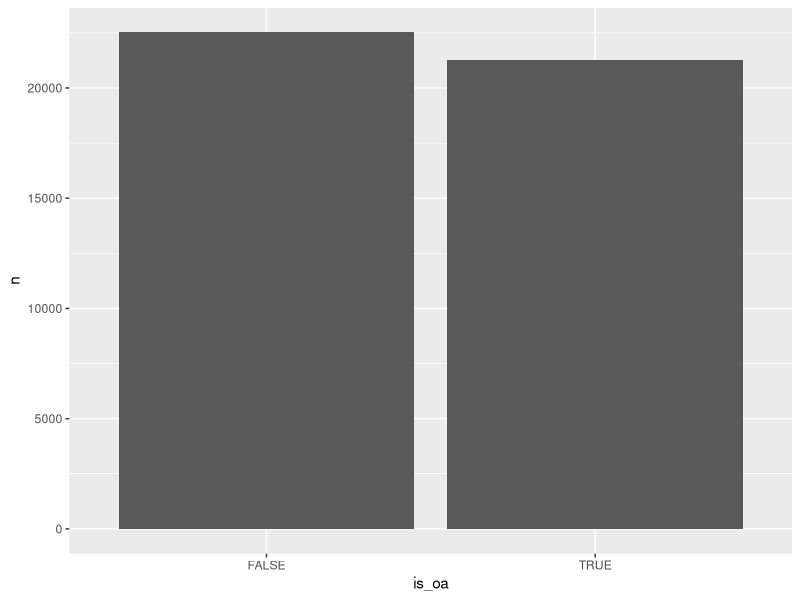
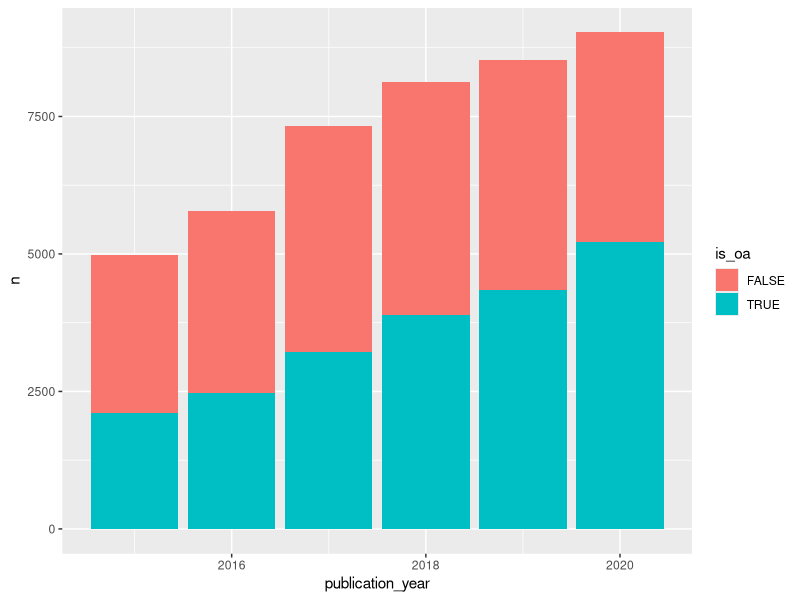
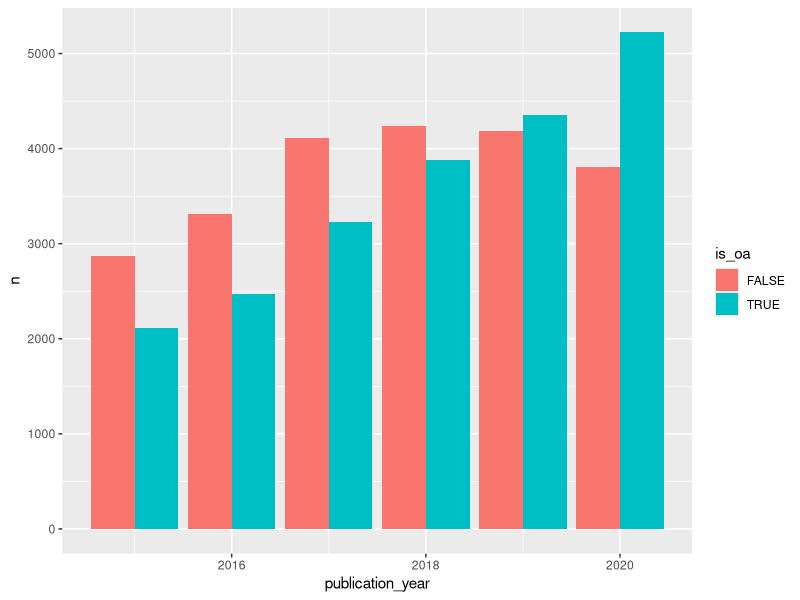
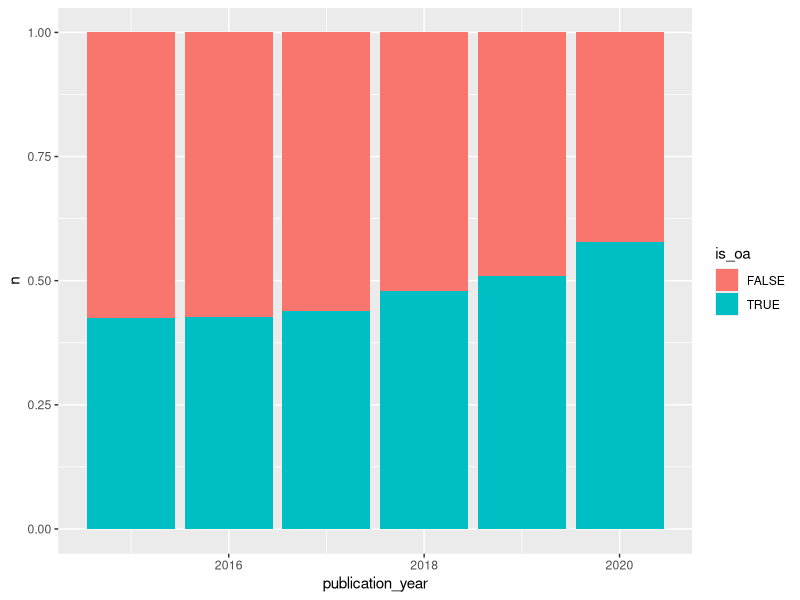
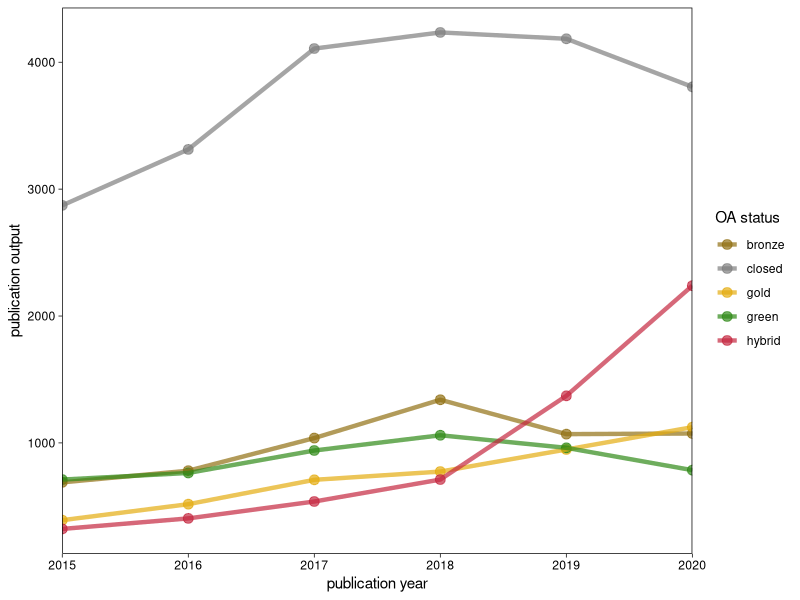
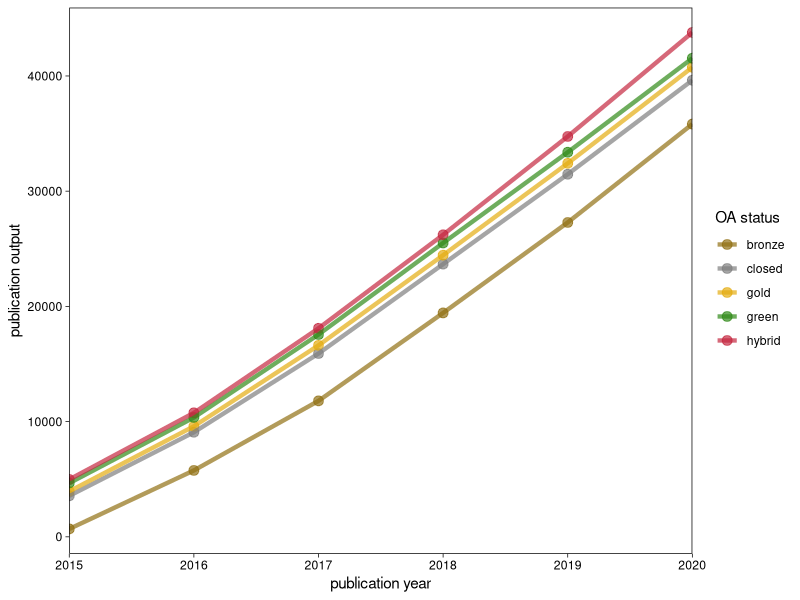
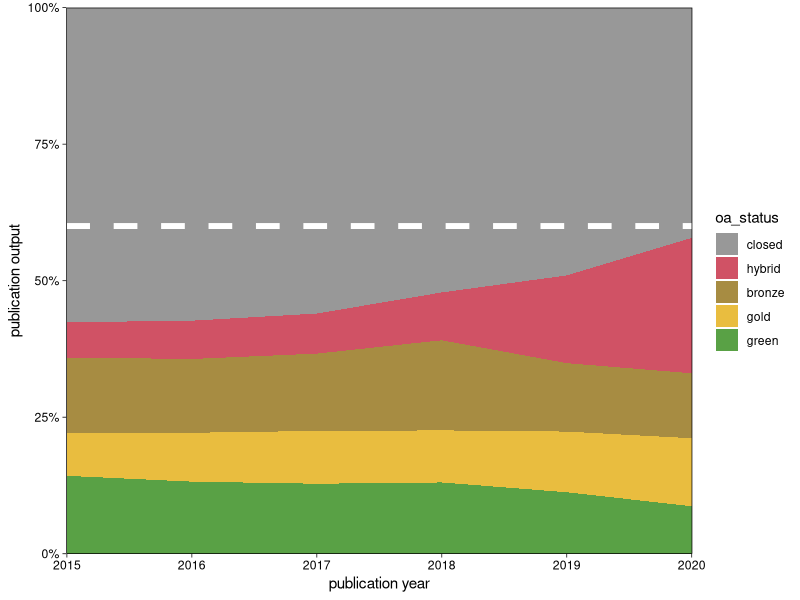

Reproduce these figures in R, in order. (Note: this script raises an error after producing the figures.)
# analysis and visualisation

# Step 1: load packages

# dplyr for data manipulation
# ggplot2 for data visualization
# forcats for working with categorical variables
# If necessary, install the packages before loading them.

#install.packages("dplyr")
#install.packages("ggplot2")
#install.packages("forcats")
library(dplyr)
library(ggplot2)
library(forcats)



# Step 2: loading and preparing the data

# First, we import the metadata we retrieved from crossref and Unpaywall. We use the function read.csv, specify that the colum X should be interpreted as row names, and store the results in the objects DF_crossref and DF_Unpaywall.
# We can combine both data sets by joining them. Join operations combine two data frames by a shared column, following specific rules. The package dplyr includes several join operations.
# In our case, both data frames share the DOIs of the documents we are analysing, and they hold information on the same set of documents. Therefore, we can use the function left_join, and specify that we want to join the two data frames by the column DOIs.

DF_crossref <- read.csv("./data/crossref_metadata.csv", row.names = "X")
DF_Unpaywall <- read.csv("./data/Unpaywall_metadata.csv", row.names = "X")

# What do you think, why are DOIs great for joining metadata on publications?
DF <- left_join(DF_crossref, DF_Unpaywall, by = "DOIs")



# Step 3: inspecting the data

# Next, we inspect the results. The functions str, head, and table are very useful to get an overview of a data frame:
# str returns a description of the structure of an object, and
# table returns a frequency distribution of the variables in one or more column(s).

# What does str tell you about the structure of the data frame?
str(DF)

# Use table to look at frequency distribution tables of publication_year and resource_type. Do you notice any issues with the data we might have to adress before we proceed?
table(DF$publication_year)
table(DF$resource_type)



# Step 4: cleaning the data

# The package dplyr includes several functions for manipulating data. For example, we can filter out rows where the column publication_year contains a value that are larger than 2020 (publication_year <= 2020), and overwrite DF with the new result. If we look at the frequency distribution table of publication_year, we see that we have sucessfully removed documents with the publication years 2021 and 2022.

DF <- filter(DF, publication_year <= 2020)
table(DF$publication_year)

# We want to restrict our analysis to journal articles and articles published in proceedings. We can do this by specifying two conditions in filter, and combine them with the or-operator "|". This will return all rows where resource_type is either journal-article or proceedings-article.

DF <- filter(DF, resource_type == "journal-article" | resource_type == "proceedings-article")
table(DF$resource_type)

# Now that we have cleaned the data, we can check for duplicates. We can do this by passing the DOIs to duplicated and the result to sum. duplicated returns a Boolean vector with the same length as the input, where TRUE means that a value is duplicated and FALSE means it is not. Most R functions interpret TRUE as 1 and FALSE as 0. Therefore, we can count the number of TRUE values in the vector (= the number of duplicated DOIs) by calling sum. In this example, there are no duplicate DOIs.

sum(duplicated(DF$DOIs))



# Step 5: Analyze the results

# dplyr functions are also very useful for analysing data.
# For example, you can use count to count the frequency of variables in a column, exactly like table. The advantage of count is that you can pass the output directly to a new dplyr function using the pipe operator "%>%". Below, we pass the output of *count* to mutate, a function that lets you create a new column based on other columns. We create a new column *percent* by dividing n (the output column of count) by the *sum* of n, multiplied by 100.

# How many publications are (not) Open Access?
DF %>%
  count(is_oa) %>%
  mutate(percent = n / sum(n) * 100)

# Building on this, we can calculate frequency distributions and percentages by publication year. All we have to do is pass the data through group_by first. group_by groups a column by its values and lets you treat each group separately.

# From the results, do you suspect a trend in the data?
DF %>%
  group_by(publication_year) %>%
  count(is_oa) %>%
  mutate(percent = n / sum(n) * 100)

# We can try to quantitify the trends in we observed by fitting linear regression models. Here, we fit two models using the funtion *lm*: one for publication rates of Open Access publications, and one for non-OA publication rates. (lm uses the leas-squares method)

# First, we prepare our data by filtering for "is_oa == FALSE", grouping by publication_year and counting the cases. We then pass this data and the formula. We also specify the formula, which follows the pattern "dependent variable ~ independent variable". Here, n is our dependent variable, which we expect to change depending on *publication_year*. We store the results in lm_not_oa.

# Using summary, we can access some summary statistics of lm_not_oa:
# coef: The coefficient indicated the slope of the linear model.
# r.squared: R squared is a goodness-of-fit measure that indicates how much of the variance in the dependent variable can be explained by the independent variable.

# Below, we can see that the coefficient for lm_ot_oa is ca. 212 non-OA publications per year. R squared indicates that the linear model does not fit the data very well. This makes sense, considering non-OA publication rates increased until 2018 and decreased since.

lm_not_oa <- DF %>%
  filter(is_oa == FALSE) %>%
  group_by(publication_year) %>%
  count(is_oa)
lm_not_oa <- lm(data = lm_not_oa, formula = n ~ publication_year)
summary(lm_not_oa)$coef
summary(lm_not_oa)$r.squared

# Repeat the procedure for Open Access publications (setting *"is_oa == TRUE"*) and compare the results. What do you notice?
lm_oa <- DF %>%
  filter(is_oa == TRUE) %>%
  group_by(publication_year) %>%
  count(is_oa)
lm_oa <- lm(data = lm_oa, formula = n ~ publication_year)
summary(lm_oa)$coef
summary(lm_oa)$r.squared



# Step 6: visualise the results

# dplyr works very well with ggplot2, an R package for data visualisation. You can manipulate your data with dplyr functions and pipe the results directly to the ggplot function.

# Within the ggplot function, you can assign your data frame columns to common aesthetic properties of graphs (within the aes argument), for example the x and y axis (required in most cases), color, or size. Then, you add a geometry (with + geom_...), which determines the type of plot that will be generated.

# We can use our previous example and create a bar chart (geom_col), where is_oa is shown on the x axis, and the frequency on the y axis.

# Do you like this plot? Why (not)?
DF %>%
  count(is_oa) %>%
  ggplot(aes(x = is_oa, y = n)) +
  geom_col()

# By adding information on publication years, we can look at the development of Open Access over the years. We map publication_year to the x axis, n to the y axis, and is_oa to the fill aesthetic (determining the color of the bar). Note that ggplot2 automatically generates a legend! This example creates a stacked bar chart where, the segments are stacked on top of each other.

DF %>%
  group_by(publication_year) %>%
  count(is_oa) %>%
  ggplot(aes(x = publication_year, y = n, fill = is_oa)) +
  geom_col()

# If we want to establish a common baseline for all bars, we can adjust the position in geom_col and set it to dodge. This will plot the bars side by side, but still grouped together by publication year.

DF %>%
  group_by(publication_year) %>%
  count(is_oa) %>%
  ggplot(aes(x = publication_year, y = n, fill = is_oa)) +
  geom_col(position = "dodge")

# position is also very useful if you want to show proportions. If you set *position* to fill, the bars will be plotted stacked on top of each other, but the height of the bars will be normalised. As a result, the full length of the stacked bars will correspond to 100 %, and each segment will be plotted proportionally.

DF %>%
  group_by(publication_year) %>%
  count(is_oa) %>%
  ggplot(aes(x = publication_year, y = n, fill = is_oa)) +
  geom_col(position = "fill")



# Step 7: going beyond...

# With ggplot2 you can...
# You can stack multipe geometries (here: geom_point and geom_line; geom_area and geom_hline)
# You can vary how variables are displayed (here: total or cumulative)
# You can change the color palette and the order of the segments
# You can change how axis are displayed
# You can change labels (here: axis and legend)
# You can change the theme (use predefined themes or build your own)

DF %>%
  group_by(publication_year) %>%
  count(oa_status) %>%
  ggplot(aes(x = publication_year, y = n, color = oa_status)) +
  geom_point(size = 3, alpha = 0.7) +
  geom_line(size = 1.5, alpha = 0.7) +
  scale_color_manual(values = c("#917013", "grey50", "#e3ac10", "#308a17", "#c4273f")) +
  scale_x_continuous(expand = c(0,0)) +
  labs(x = "publication year", y = "publication output", color = "OA status") +
  theme_linedraw() +
  theme(panel.grid = element_blank())

DF %>%
  group_by(publication_year) %>%
  count(oa_status) %>%
  ggplot(aes(x = publication_year, y = cumsum(n), color = oa_status)) +
  geom_point(size = 3, alpha = 0.7) +
  geom_line(size = 1.5, alpha = 0.7) +
  scale_color_manual(values = c("#917013", "grey50", "#e3ac10", "#308a17", "#c4273f")) +
  scale_x_continuous(expand = c(0,0)) +
  labs(x = "publication year", y = "publication output", color = "OA status") +
  theme_linedraw() +
  theme(panel.grid = element_blank())

DF %>%
  group_by(publication_year) %>%
  count(oa_status) %>%
  mutate(oa_status = fct_relevel(oa_status, "closed", "hybrid", "bronze", "gold", "green")) %>%
  ggplot(aes(x = publication_year, y = n, fill = oa_status)) +
  geom_area(position = "fill", alpha = 0.8) +
  geom_hline(yintercept = 0.6, linetype = "dashed", color = "white", size = 2) +
  scale_fill_manual(values = c( "grey50", "#c4273f", "#917013", "#e3ac10", "#308a17")) +
  scale_x_continuous(expand = c(0,0)) +
  scale_y_continuous(expand = c(0,0), labels = scales::percent) +
  labs(x = "publication year", y = "publication output", color = "OA status") +
  theme_linedraw() +
  theme(panel.grid = element_blank())



# EXTRA: credit where credit is due

# Software has become an essential form of research output. Developers of research software carry out valuable work for the research community, and their contribution should be acknowledged in publications.
# If you want to know how to cite an R package, try the function citation: it returns a suggestion for citing a given package, as well as a BibTex entry you can copy and paste.

citation("base")
citation("jsonlite")
citation("roadoi")
citation("rcrossref")
citation("dplyr")
citation("ggplot2")
citation("forcats")
